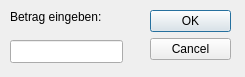
<?xml version="1.0" encoding="UTF-8"?>
<ui version="4.0">
 <class>Dialog</class>
 <widget class="QDialog" name="Dialog">
  <property name="geometry">
   <rect>
    <x>0</x>
    <y>0</y>
    <width>245</width>
    <height>77</height>
   </rect>
  </property>
  <property name="windowTitle">
   <string>Dialog</string>
  </property>
  <property name="modal">
   <bool>true</bool>
  </property>
  <widget class="QDialogButtonBox" name="buttonBox">
   <property name="geometry">
    <rect>
     <x>150</x>
     <y>10</y>
     <width>81</width>
     <height>241</height>
    </rect>
   </property>
   <property name="orientation">
    <enum>Qt::Vertical</enum>
   </property>
   <property name="standardButtons">
    <set>QDialogButtonBox::Cancel|QDialogButtonBox::Ok</set>
   </property>
  </widget>
  <widget class="QLineEdit" name="_numEntry">
   <property name="geometry">
    <rect>
     <x>10</x>
     <y>40</y>
     <width>113</width>
     <height>23</height>
    </rect>
   </property>
   <property name="alignment">
    <set>Qt::AlignRight|Qt::AlignTrailing|Qt::AlignVCenter</set>
   </property>
  </widget>
  <widget class="QLabel" name="label">
   <property name="geometry">
    <rect>
     <x>10</x>
     <y>9</y>
     <width>171</width>
     <height>16</height>
    </rect>
   </property>
   <property name="text">
    <string>Betrag eingeben:</string>
   </property>
  </widget>
 </widget>
 <resources/>
 <connections>
  <connection>
   <sender>buttonBox</sender>
   <signal>accepted()</signal>
   <receiver>Dialog</receiver>
   <slot>accept()</slot>
   <hints>
    <hint type="sourcelabel">
     <x>248</x>
     <y>254</y>
    </hint>
    <hint type="destinationlabel">
     <x>157</x>
     <y>274</y>
    </hint>
   </hints>
  </connection>
  <connection>
   <sender>buttonBox</sender>
   <signal>rejected()</signal>
   <receiver>Dialog</receiver>
   <slot>reject()</slot>
   <hints>
    <hint type="sourcelabel">
     <x>316</x>
     <y>260</y>
    </hint>
    <hint type="destinationlabel">
     <x>286</x>
     <y>274</y>
    </hint>
   </hints>
  </connection>
 </connections>
</ui>
